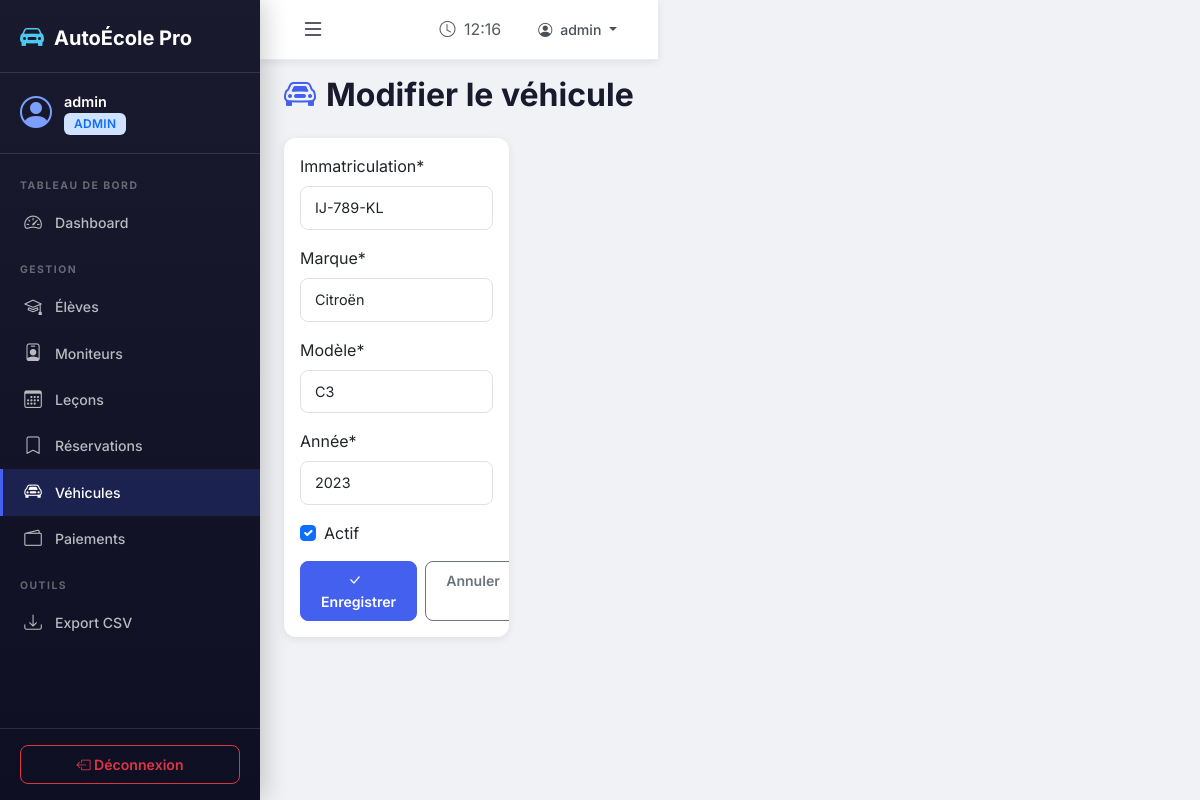
/gestion/vehicules/3/modifier/ (signed in), run on the app's committed database.
### ecole/models.py (models this page shows, shortened)
class Vehicle(models.Model):
    immatriculation = models.CharField(max_length=20, unique=True)
    marque = models.CharField(max_length=50)
    modele = models.CharField(max_length=50, verbose_name="Modèle")
    annee = models.IntegerField(verbose_name="Année")
    actif = models.BooleanField(default=True)
    class Meta:
        verbose_name = "Véhicule"
        verbose_name_plural = "Véhicules"
        ordering = ['marque', 'modele']

### ecole/views.py (the view)
# urls.py: path('gestion/vehicules/<int:vehicule_id>/modifier/', views.admin_vehicule_modifier, name='admin_vehicule_modifier'),
@login_required
@admin_required
def admin_vehicule_modifier(request, vehicule_id):
    vehicule = get_object_or_404(Vehicle, id=vehicule_id)
    if request.method == 'POST':
        form = VehicleForm(request.POST, instance=vehicule)
        if form.is_valid():
            form.save()
            messages.success(request, "Véhicule modifié.")
            return redirect('admin_vehicules')
    else:
        form = VehicleForm(instance=vehicule)
    return render(request, 'admin_panel/vehicule_form.html', {
        'form': form, 'titre': 'Modifier le véhicule'
    })

### ecole/forms.py
class VehicleForm(forms.ModelForm):
    class Meta:
        model = Vehicle
        fields = ['immatriculation', 'marque', 'modele', 'annee', 'actif']

### ecole/templates/admin_panel/vehicule_form.html (shortened to what this page needs)
{% extends 'base.html' %}
{% load crispy_forms_tags %}
{% block content %}
<div class="page-header">
    <h2><i class="bi bi-car-front"></i> {{ titre }}</h2>
</div>
<div class="row">
    <div class="col-lg-8">
        <div class="card">
            <div class="card-body">
                <form method="post">
                    {{ form|crispy }}
                    <div class="d-flex gap-2 mt-3">
                        <button type="submit" class="btn btn-primary"><i class="bi bi-check-lg me-2"></i>Enregistrer</button>
                        <a href="{% url 'admin_vehicules' %}" class="btn btn-outline-secondary">Annuler</a>
                    </div>
                </form>
            </div>
        </div>
    </div>
</div>
{% endblock %}

### ecole/templates/base.html (shortened to what this page needs)
{% load static %}
<!DOCTYPE html>
<html lang="fr" data-bs-theme="light">
<head>
    <link href="https://cdn.jsdelivr.net/npm/bootstrap@5.3.2/dist/css/bootstrap.min.css" rel="stylesheet">
    <link href="https://cdn.jsdelivr.net/npm/bootstrap-icons@1.11.2/font/bootstrap-icons.css" rel="stylesheet">
    <link href="{% static 'css/style.css' %}" rel="stylesheet">
</head>
<body>
    {% if user.is_authenticated and request.resolver_match.url_name != 'index' %}
    <div class="d-flex" id="wrapper">
        <nav class="sidebar" id="sidebar">
            <div class="sidebar-header">
                <a href="{% url 'index' %}" class="sidebar-brand">
                    <i class="bi bi-car-front-fill"></i>
                    <span>AutoÉcole Pro</span>
                </a>
            </div>
            <div class="sidebar-user">
                <div class="user-avatar">
                    <i class="bi bi-person-circle"></i>
                </div>
                <div class="user-info">
                    <span class="user-name">{{ user.get_full_name|default:user.username }}</span>
                    <span class="user-role badge bg-primary-subtle text-primary">
                        {% if user.profile.role == 'eleve' %}Élève
                        {% elif user.profile.role == 'moniteur' %}Moniteur
                        {% else %}Admin{% endif %}
                    </span>
                </div>
            </div>
            <ul class="sidebar-nav">
                {% if user.profile.role == 'eleve' %}
                <li class="nav-section">NAVIGATION</li>
                <li><a href="{% url 'eleve_dashboard' %}" class="{% if request.resolver_match.url_name == 'eleve_dashboard' %}active{% endif %}"><i class="bi bi-speedometer2"></i> Tableau de bord</a></li>
                <li><a href="{% url 'eleve_lecons' %}" class="{% if request.resolver_match.url_name == 'eleve_lecons' %}active{% endif %}"><i class="bi bi-calendar-plus"></i> Leçons disponibles</a></li>
                <li><a href="{% url 'eleve_reservations' %}" class="{% if request.resolver_match.url_name == 'eleve_reservations' %}active{% endif %}"><i class="bi bi-bookmark-check"></i> Mes réservations</a></li>
                <li><a href="{% url 'eleve_historique' %}" class="{% if request.resolver_match.url_name == 'eleve_historique' %}active{% endif %}"><i class="bi bi-clock-history"></i> Historique</a></li>
                <li><a href="{% url 'eleve_paiements' %}" class="{% if request.resolver_match.url_name == 'eleve_paiements' %}active{% endif %}"><i class="bi bi-credit-card"></i> Paiements</a></li>
                <li class="nav-section">PRÉPARATION</li>
                <li><a href="{% url 'eleve_documents' %}" class="{% if 'documents' in request.resolver_match.url_name %}active{% endif %}"><i class="bi bi-file-earmark-person"></i> Mes documents</a></li>
                <li><a href="{% url 'eleve_cours' %}" class="{% if 'cours' in request.resolver_match.url_name %}active{% endif %}"><i class="bi bi-book"></i> Cours de code</a></li>
                <li><a href="{% url 'eleve_quiz' %}" class="{% if request.resolver_match.url_name == 'eleve_quiz' %}active{% endif %}"><i class="bi bi-question-circle"></i> Quiz Code</a></li>
                <li class="nav-section">COMPTE</li>
                <li><a href="{% url 'eleve_profil' %}" class="{% if request.resolver_match.url_name == 'eleve_profil' %}active{% endif %}"><i class="bi bi-person"></i> Mon profil</a></li>
                {% else %}
                <li class="nav-section">TABLEAU DE BORD</li>
                <li><a href="{% url 'admin_dashboard' %}" class="{% if request.resolver_match.url_name == 'admin_dashboard' %}active{% endif %}"><i class="bi bi-speedometer2"></i> Dashboard</a></li>
                <li class="nav-section">GESTION</li>
                <li><a href="{% url 'admin_eleves' %}" class="{% if 'eleve' in request.resolver_match.url_name %}active{% endif %}"><i class="bi bi-mortarboard"></i> Élèves</a></li>
                <li><a href="{% url 'admin_moniteurs' %}" class="{% if 'moniteur' in request.resolver_match.url_name %}active{% endif %}"><i class="bi bi-person-badge"></i> Moniteurs</a></li>
                <li><a href="{% url 'admin_lecons' %}" class="{% if 'lecon' in request.resolver_match.url_name %}active{% endif %}"><i class="bi bi-calendar3"></i> Leçons</a></li>
                <li><a href="{% url 'admin_reservations' %}" class="{% if 'reservation' in request.resolver_match.url_name %}active{% endif %}"><i class="bi bi-bookmark"></i> Réservations</a></li>
                <li><a href="{% url 'admin_vehicules' %}" class="{% if 'vehicule' in request.resolver_match.url_name %}active{% endif %}"><i class="bi bi-car-front"></i> Véhicules</a></li>
                <li><a href="{% url 'admin_paiements' %}" class="{% if 'paiement' in request.resolver_match.url_name %}active{% endif %}"><i class="bi bi-wallet2"></i> Paiements</a></li>
                <li class="nav-section">OUTILS</li>
                <li><a href="{% url 'admin_export_eleves_csv' %}"><i class="bi bi-download"></i> Export CSV</a></li>
                {% endif %}
            </ul>
            <div class="sidebar-footer">
                <a href="{% url 'deconnexion' %}" class="btn btn-outline-danger btn-sm w-100">
                    <i class="bi bi-box-arrow-left"></i> Déconnexion
                </a>
            </div>
        </nav>
        <div class="main-content" id="main-content">
            <nav class="topbar">
                <button class="btn btn-link sidebar-toggle" id="sidebarToggle">
                    <i class="bi bi-list fs-4"></i>
                </button>
                <div class="topbar-right">
                    <span class="text-muted me-3">
                        <i class="bi bi-clock me-1"></i>
                        <span id="current-time"></span>
                    </span>
                    <div class="dropdown">
                        <button class="btn btn-link dropdown-toggle" data-bs-toggle="dropdown">
                            <i class="bi bi-person-circle me-1"></i>
                            {{ user.get_full_name|default:user.username }}
                        </button>
                    </div>
                </div>
            </nav>
            <div class="container-fluid px-4 py-3">
                {% block content %}{% endblock %}
            </div>
        </div>
    </div>
    {% endif %}
</body>
</html>

### static/css/style.css (style rules this page uses)
:root { --primary: #4361ee; --primary-dark: #3a0ca3; --primary-light: #7b9fff; --secondary: #f72585; --accent: #4cc9f0; --success: #06d6a0; --warning: #ffd166; --danger: #ef476f; --dark: #1a1a2e; --darker: #0f0f23; --sidebar-width: 260px; --topbar-height: 60px; --glass-bg: rgba(255, 255, 255, 0.08); --glass-border: rgba(255, 255, 255, 0.12); --shadow-sm: 0 2px 8px rgba(0, 0, 0, 0.08); --shadow-md: 0 4px 20px rgba(0, 0, 0, 0.12); --shadow-lg: 0 8px 40px rgba(0, 0, 0, 0.16); --radius: 12px; --radius-sm: 8px; --transition: all 0.3s cubic-bezier(0.4, 0, 0.2, 1); }
* { box-sizing: border-box; }
body { font-family: 'Inter', -apple-system, sans-serif; background: #f0f2f5; color: #2d3436; min-height: 100vh; overflow-x: hidden; }
.sidebar { width: var(--sidebar-width); min-height: 100vh; background: linear-gradient(180deg, var(--dark) 0%, var(--darker) 100%); position: fixed; top: 0; left: 0; z-index: 1000; transition: var(--transition); display: flex; flex-direction: column; box-shadow: 4px 0 24px rgba(0, 0, 0, 0.2); }
.sidebar-header { padding: 20px 20px 16px; border-bottom: 1px solid var(--glass-border); }
.sidebar-brand { color: white; text-decoration: none; font-size: 1.25rem; font-weight: 700; display: flex; align-items: center; gap: 10px; }
.sidebar-brand i { font-size: 1.5rem; color: var(--accent); }
.sidebar-user { padding: 16px 20px; display: flex; align-items: center; gap: 12px; border-bottom: 1px solid var(--glass-border); }
.user-avatar i { font-size: 2rem; color: var(--primary-light); }
.user-info { display: flex; flex-direction: column; }
.user-name { color: white; font-weight: 600; font-size: 0.9rem; }
.user-role { font-size: 0.7rem; text-transform: uppercase; letter-spacing: 0.5px; }
.sidebar-nav { list-style: none; padding: 8px 0; margin: 0; flex-grow: 1; overflow-y: auto; }
.sidebar-nav .nav-section { color: rgba(255, 255, 255, 0.35); font-size: 0.65rem; font-weight: 700; letter-spacing: 1.5px; text-transform: uppercase; padding: 16px 20px 6px; }
.sidebar-nav a { display: flex; align-items: center; gap: 12px; padding: 10px 20px; color: rgba(255, 255, 255, 0.7); text-decoration: none; font-size: 0.88rem; font-weight: 500; transition: var(--transition); border-left: 3px solid transparent; }
.sidebar-nav a.active { color: white; background: rgba(67, 97, 238, 0.2); border-left-color: var(--primary); }
.sidebar-nav a i { font-size: 1.1rem; width: 20px; text-align: center; }
.sidebar-footer { padding: 16px 20px; border-top: 1px solid var(--glass-border); }
.main-content { margin-left: var(--sidebar-width); min-height: 100vh; transition: var(--transition); background: #f0f2f5; }
.topbar { height: var(--topbar-height); background: white; border-bottom: 1px solid #e9ecef; display: flex; align-items: center; justify-content: space-between; padding: 0 20px; position: sticky; top: 0; z-index: 999; box-shadow: var(--shadow-sm); }
.sidebar-toggle { color: var(--dark); text-decoration: none; }
.topbar-right { display: flex; align-items: center; }
.topbar-right .btn-link { color: #495057; text-decoration: none; font-weight: 500; }
.card { border: none; border-radius: var(--radius); box-shadow: var(--shadow-sm); transition: var(--transition); overflow: hidden; }
.badge { font-weight: 600; letter-spacing: 0.3px; padding: 5px 10px; border-radius: 6px; font-size: 0.75rem; }
.btn { border-radius: var(--radius-sm); font-weight: 600; font-size: 0.88rem; padding: 8px 20px; transition: var(--transition); }
.btn-primary { background: var(--primary); border-color: var(--primary); }
.form-control, .form-select { border-radius: var(--radius-sm); border: 1.5px solid #dee2e6; padding: 10px 14px; font-size: 0.9rem; transition: var(--transition); }
.page-header { margin-bottom: 24px; }
.page-header h2 { font-weight: 700; color: var(--dark); display: flex; align-items: center; gap: 10px; }
.page-header h2 i { color: var(--primary); }

### data on the page
Vehicle: immatriculation "IJ-789-KL", marque "Citroën", modele "C3", annee "2023", actif "☑"

### other printed values
{{ user.get_full_name|default:user.username }} "admin"
{{ titre }} "Modifier le véhicule"
